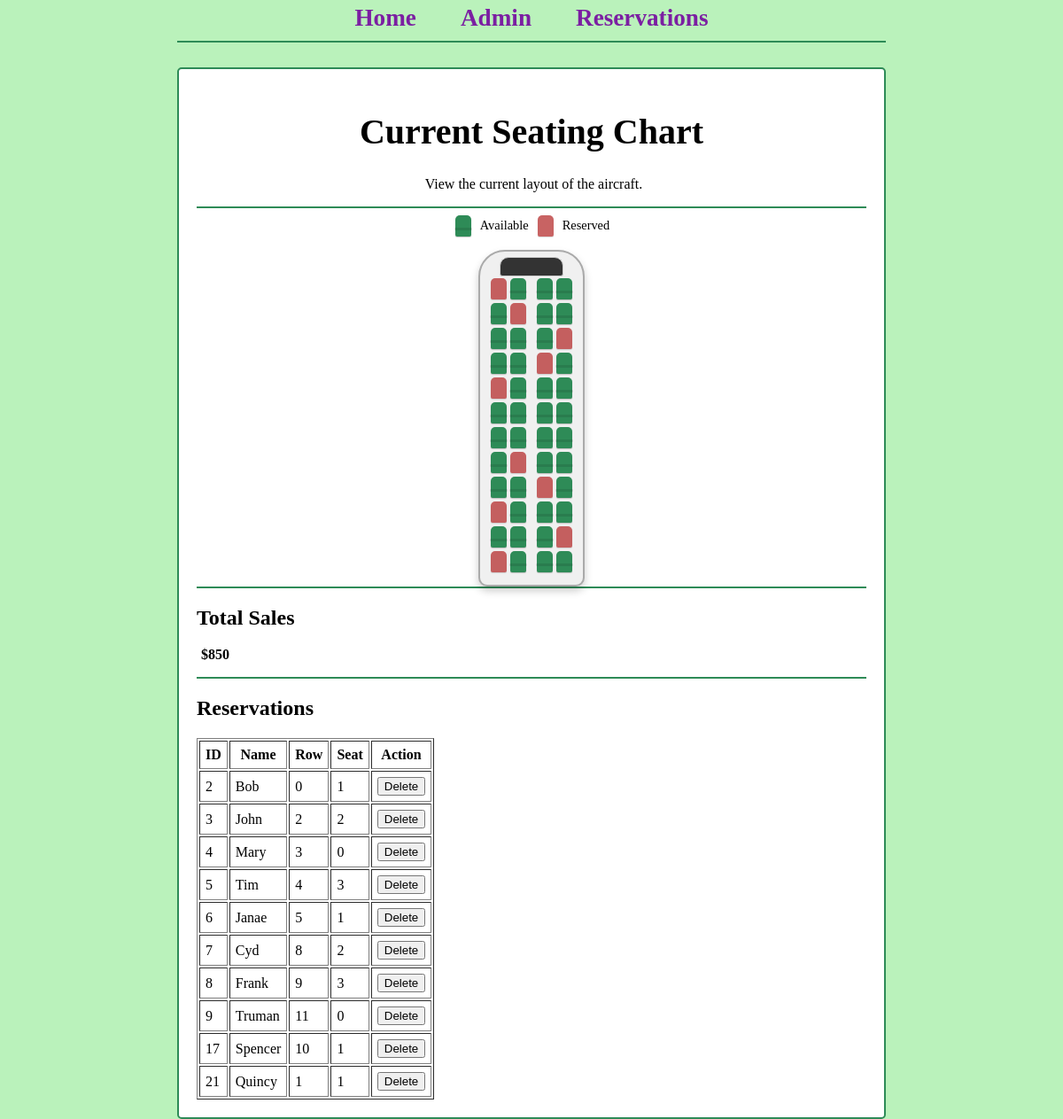
The page /admin (signed in) on the database its author committed.
### tables this page shows
CREATE TABLE reservations (
    id INTEGER PRIMARY KEY AUTOINCREMENT,
    passengerName TEXT NOT NULL,
    seatRow INTEGER NOT NULL,
    seatColumn INTEGER NOT NULL,
    eTicketNumber TEXT NOT NULL,
    created TIMESTAMP NOT NULL DEFAULT CURRENT_TIMESTAMP
);

### main.py (the view, shortened to what this page needs)
@app.route('/admin', methods=['GET', 'POST'])
def admin():
    if session.get('admin_logged_in'):
        chart = get_seating_chart()
        total_sales = calculate_total_sales()
        conn = get_db_connection()
        all_reservations = conn.execute(
            "SELECT id, passengerName, seatRow, seatColumn FROM reservations"
        ).fetchall()
        conn.close()
        return render_template('admin.html',
                               chart_to_display=chart,
                               total_sales=total_sales,
                               all_reservations=all_reservations
                            )
    else:
        return render_template('admin.html', chart_to_display=None)

### main.py (called while the page is built)
def get_db_connection():
    conn = sqlite3.connect('reservations.db')
    conn.row_factory = sqlite3.Row
    return conn

def get_seating_chart():
    seating_chart = [['O'] * 4 for _ in range(12)]
    db = get_db_connection()
    seats = db.execute('SELECT seatRow, seatColumn FROM reservations').fetchall()
    for seat in seats:
        row = seat[0]
        col = seat[1]
        seating_chart[row - 1][col - 1] = 'X'
    db.close()
    return seating_chart

def get_cost_matrix():
    cost_matrix = [[100, 75, 50, 100] for _ in range(12)]
    return cost_matrix

def calculate_total_sales():
    cost_matrix = get_cost_matrix()
    conn = get_db_connection()
    reservations = conn.execute(
        "SELECT seatRow, seatColumn FROM reservations"
    ).fetchall()
    conn.close()
    total = 0
    for r in reservations:
        row = r["seatRow"] - 1
        col = r["seatColumn"] - 1
        total += cost_matrix[row][col]
    return total

### templates/admin.html (shortened to what this page needs)
{% extends 'base.html' %}
{% block extra_css %}
    <link rel="stylesheet" href="{{ url_for('static', filename='chart.css') }}">
{% endblock %}
{% block content %}
    <h1>Current Seating Chart</h1>
    {% if chart_to_display %}
    <p style="text-align: center;">View the current layout of the aircraft.</p>
    <hr>
    <div class="legend">
        <div class="seat available"></div> <span>Available</span>
        <div class="seat taken"></div> <span>Reserved</span>
    </div>
    <div class="fuselage">
        <div class="cockpit"></div>
        {% for row in chart_to_display %}
            {% set row_num = loop.index %}
            <div class="row">
                {% for seat in row %}
                    {% set seat_num = loop.index %}
                    {% if seat == 'O' %}
                        <div class="seat available"
                                data-row="{{ row_num }}"
                                data-seat="{{ seat_num }}">
                        </div>
                    {% else %}
                        <div class="seat taken"
                                data-row="{{ row_num }}"
                                data-seat="{{ seat_num }}">
                        </div>
                    {% endif %}
                {% endfor %}
            </div>
        {% endfor %}
    </div>
    <hr>
    <h2>Total Sales</h2>
    <p><strong>${{ total_sales }}</strong></p>
    <hr>
    <h2>Reservations</h2>
    <table border="1" cellpadding="6">
        <tr>
            <th>ID</th>
            <th>Name</th>
            <th>Row</th>
            <th>Seat</th>
            <th>Action</th>
        </tr>
        {% for r in all_reservations %}
        <tr>
            <td>{{ r.id }}</td>
            <td>{{ r.passengerName }}</td>
            <td>{{ r.seatRow }}</td>
            <td>{{ r.seatColumn }}</td>
            <td>
                <form action="{{ url_for('delete_reservation', reservation_id=r.id) }}" method="POST" style="margin:0;">
                    <button type="submit">Delete</button>
                </form>
            </td>
        </tr>
        {% endfor %}
    </table>
    {% endif %}
{% endblock %}

### templates/base.html (shortened to what this page needs)
<!DOCTYPE html>
<html lang="en">
<head>
    <link rel="stylesheet" href="{{ url_for('static', filename='style.css') }}">
    {% block extra_css %}{% endblock %}
</head>
<body>
    <nav>
        <a href="{{ url_for('index') }}">Home</a>
        <a href="{{ url_for('admin') }}">Admin</a>
        <a href="{{ url_for('reservations') }}">Reservations</a>
    </nav>
    <hr>
    <div class="content">
        {% block content %} {% endblock %}
    </div>
</body>
</html>

### static/style.css (style rules this page uses)
html, body { height: 100%; background-color: #baf2bb; margin: 0; padding: 0; display: flex; flex-direction: column; align-items: center; }
label, p { margin-left: 5px; }
.content { width: 800px; padding: 20px; background-color: white; border: 2px solid #2E8B57; border-radius: 5px; margin-top: 20px; box-sizing: border-box; }
h1 { text-align: center; font-size: 2.5em; }
hr { border: none; border-top: 2px solid #2E8B57; width: 100%; margin-top: 0; }
nav { width: 800px; display: flex; justify-content: center; gap: 30px; margin-top: 0px; margin-bottom: 5px; }
nav a { text-decoration: none; color: #7B1FA2; font-size: 1.7em; font-weight: bold; padding: 5px 10px; transition: color 0.3s; }

### static/chart.css (style rules this page uses)
.fuselage { background-color: #f0f0f0; border: 2px solid #aaa; border-radius: 30px 30px 10px 10px; padding: 30px 10px 10px 10px; width: fit-content; margin: 0 auto; box-shadow: 0 5px 10px rgba(0,0,0,0.2); position: relative; }
.cockpit { height: 20px; width: 70px; background-color: #333; border-radius: 10px 10px 3px 3px; position: absolute; top: 6px; left: 50%; transform: translateX(-50%); border: 1px solid #ccc; }
.row { display: flex; justify-content: center; margin-bottom: 4px; }
.seat { width: 18px; height: 24px; margin: 0 2px; border-top-left-radius: 5px; border-top-right-radius: 5px; border-bottom-left-radius: 2px; border-bottom-right-radius: 2px; position: relative; box-shadow: 0 1px 1px rgba(0,0,0,0.2); }
.seat:nth-child(2) { margin-right: 10px; }
.seat.available { background-color: #2E8B57; }
.seat.available::after { content: ''; position: absolute; top: 14px; left: -1px; right: -1px; height: 3px; background-color: rgba(0,0,0,0.1); border-radius: 1px; }
.seat.taken { background-color: #B22222; opacity: 0.7; }
.legend { display: flex; justify-content: center; align-items: center; gap: 8px; margin-bottom: 15px; font-size: 0.9em; }

### rows shown on the page
reservations: id "2", passengerName "Bob", seatRow "0", seatColumn "1"
reservations: id "3", passengerName "John", seatRow "2", seatColumn "2"
reservations: id "4", passengerName "Mary", seatRow "3", seatColumn "0"
reservations: id "5", passengerName "Tim", seatRow "4", seatColumn "3"
reservations: id "6", passengerName "Janae", seatRow "5", seatColumn "1"
reservations: id "7", passengerName "Cyd", seatRow "8", seatColumn "2"
reservations: id "8", passengerName "Frank", seatRow "9", seatColumn "3"
reservations: id "9", passengerName "Truman", seatRow "11", seatColumn "0"
reservations: id "17", passengerName "Spencer", seatRow "10", seatColumn "1"
reservations: id "21", passengerName "Quincy", seatRow "1", seatColumn "1"

### other values the page prints
{{ total_sales }} "850"
